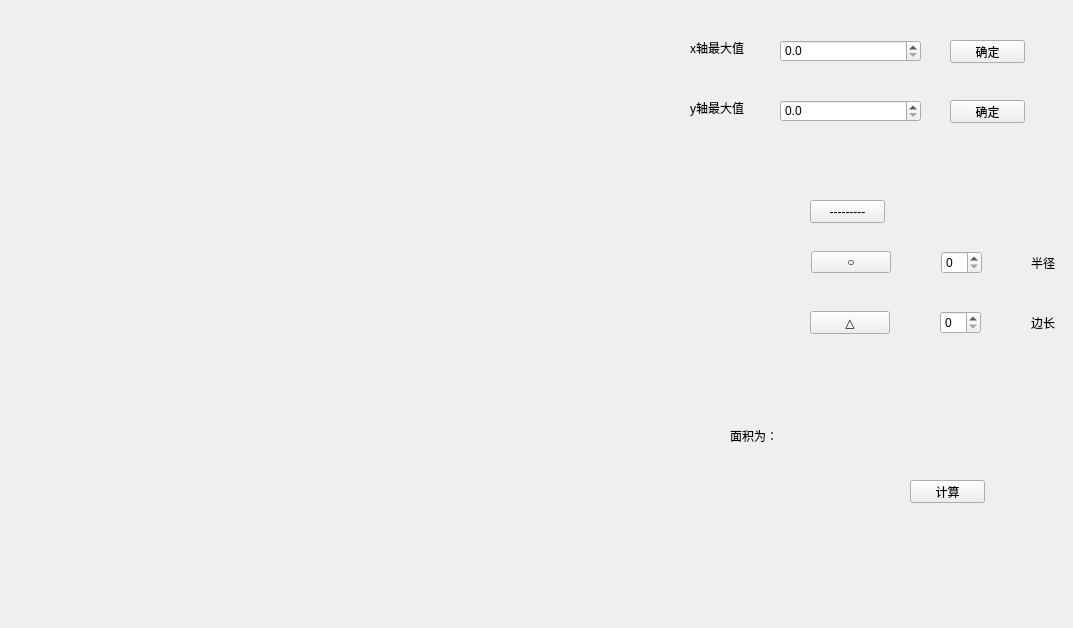
<?xml version="1.0" encoding="UTF-8"?>
<ui version="4.0">
 <class>paint</class>
 <widget class="QWidget" name="paint">
  <property name="geometry">
   <rect>
    <x>0</x>
    <y>0</y>
    <width>1073</width>
    <height>628</height>
   </rect>
  </property>
  <property name="windowTitle">
   <string>Form</string>
  </property>
  <widget class="PlotWidget" name="plotview" native="true">
   <property name="geometry">
    <rect>
     <x>10</x>
     <y>10</y>
     <width>621</width>
     <height>591</height>
    </rect>
   </property>
  </widget>
  <widget class="QPushButton" name="pushButton_x">
   <property name="geometry">
    <rect>
     <x>950</x>
     <y>40</y>
     <width>75</width>
     <height>23</height>
    </rect>
   </property>
   <property name="text">
    <string>确定</string>
   </property>
  </widget>
  <widget class="QLabel" name="label">
   <property name="geometry">
    <rect>
     <x>690</x>
     <y>40</y>
     <width>61</width>
     <height>16</height>
    </rect>
   </property>
   <property name="text">
    <string>x轴最大值</string>
   </property>
  </widget>
  <widget class="QLabel" name="label_2">
   <property name="geometry">
    <rect>
     <x>690</x>
     <y>100</y>
     <width>71</width>
     <height>16</height>
    </rect>
   </property>
   <property name="text">
    <string>y轴最大值</string>
   </property>
  </widget>
  <widget class="QPushButton" name="pushButton_y">
   <property name="geometry">
    <rect>
     <x>950</x>
     <y>100</y>
     <width>75</width>
     <height>23</height>
    </rect>
   </property>
   <property name="text">
    <string>确定</string>
   </property>
  </widget>
  <widget class="QDoubleSpinBox" name="doubleSpinBox_MAXX">
   <property name="geometry">
    <rect>
     <x>780</x>
     <y>40</y>
     <width>141</width>
     <height>22</height>
    </rect>
   </property>
   <property name="decimals">
    <number>1</number>
   </property>
   <property name="maximum">
    <double>500.000000000000000</double>
   </property>
   <property name="value">
    <double>0.000000000000000</double>
   </property>
  </widget>
  <widget class="QDoubleSpinBox" name="doubleSpinBox_MAXY">
   <property name="geometry">
    <rect>
     <x>780</x>
     <y>100</y>
     <width>141</width>
     <height>22</height>
    </rect>
   </property>
   <property name="decimals">
    <number>1</number>
   </property>
   <property name="maximum">
    <double>500.000000000000000</double>
   </property>
  </widget>
  <widget class="QPushButton" name="pushButton">
   <property name="geometry">
    <rect>
     <x>810</x>
     <y>200</y>
     <width>75</width>
     <height>23</height>
    </rect>
   </property>
   <property name="text">
    <string>---------</string>
   </property>
  </widget>
  <widget class="QWidget" name="layoutWidget">
   <property name="geometry">
    <rect>
     <x>811</x>
     <y>250</y>
     <width>245</width>
     <height>25</height>
    </rect>
   </property>
   <layout class="QHBoxLayout" name="horizontalLayout">
    <item>
     <widget class="QPushButton" name="pushButton_2">
      <property name="text">
       <string>○</string>
      </property>
     </widget>
    </item>
    <item>
     <spacer name="horizontalSpacer">
      <property name="orientation">
       <enum>Qt::Horizontal</enum>
      </property>
      <property name="sizeHint" stdset="0">
       <size>
        <width>40</width>
        <height>20</height>
       </size>
      </property>
     </spacer>
    </item>
    <item>
     <widget class="QSpinBox" name="spinBox_circle">
      <property name="maximum">
       <number>20</number>
      </property>
     </widget>
    </item>
    <item>
     <spacer name="horizontalSpacer_2">
      <property name="orientation">
       <enum>Qt::Horizontal</enum>
      </property>
      <property name="sizeHint" stdset="0">
       <size>
        <width>40</width>
        <height>20</height>
       </size>
      </property>
     </spacer>
    </item>
    <item>
     <widget class="QLabel" name="label_3">
      <property name="text">
       <string>半径</string>
      </property>
     </widget>
    </item>
   </layout>
  </widget>
  <widget class="QWidget" name="layoutWidget">
   <property name="geometry">
    <rect>
     <x>810</x>
     <y>310</y>
     <width>245</width>
     <height>25</height>
    </rect>
   </property>
   <layout class="QHBoxLayout" name="horizontalLayout_2">
    <item>
     <widget class="QPushButton" name="pushButton_3">
      <property name="text">
       <string>△</string>
      </property>
     </widget>
    </item>
    <item>
     <spacer name="horizontalSpacer_3">
      <property name="orientation">
       <enum>Qt::Horizontal</enum>
      </property>
      <property name="sizeHint" stdset="0">
       <size>
        <width>40</width>
        <height>20</height>
       </size>
      </property>
     </spacer>
    </item>
    <item>
     <widget class="QSpinBox" name="spinBox_trangle"/>
    </item>
    <item>
     <spacer name="horizontalSpacer_4">
      <property name="orientation">
       <enum>Qt::Horizontal</enum>
      </property>
      <property name="sizeHint" stdset="0">
       <size>
        <width>40</width>
        <height>20</height>
       </size>
      </property>
     </spacer>
    </item>
    <item>
     <widget class="QLabel" name="label_4">
      <property name="text">
       <string>边长</string>
      </property>
     </widget>
    </item>
   </layout>
  </widget>
  <widget class="QLabel" name="label_5">
   <property name="geometry">
    <rect>
     <x>730</x>
     <y>430</y>
     <width>54</width>
     <height>12</height>
    </rect>
   </property>
   <property name="text">
    <string>面积为：</string>
   </property>
  </widget>
  <widget class="QLabel" name="label_Area">
   <property name="geometry">
    <rect>
     <x>800</x>
     <y>430</y>
     <width>54</width>
     <height>12</height>
    </rect>
   </property>
   <property name="text">
    <string/>
   </property>
  </widget>
  <widget class="QPushButton" name="pushButton_cal">
   <property name="geometry">
    <rect>
     <x>910</x>
     <y>480</y>
     <width>75</width>
     <height>23</height>
    </rect>
   </property>
   <property name="text">
    <string>计算</string>
   </property>
  </widget>
 </widget>
 <customwidgets>
  <customwidget>
   <class>PlotWidget</class>
   <extends>QWidget</extends>
   <header>plotwidget.h</header>
   <container>1</container>
  </customwidget>
 </customwidgets>
 <resources/>
 <connections/>
</ui>
